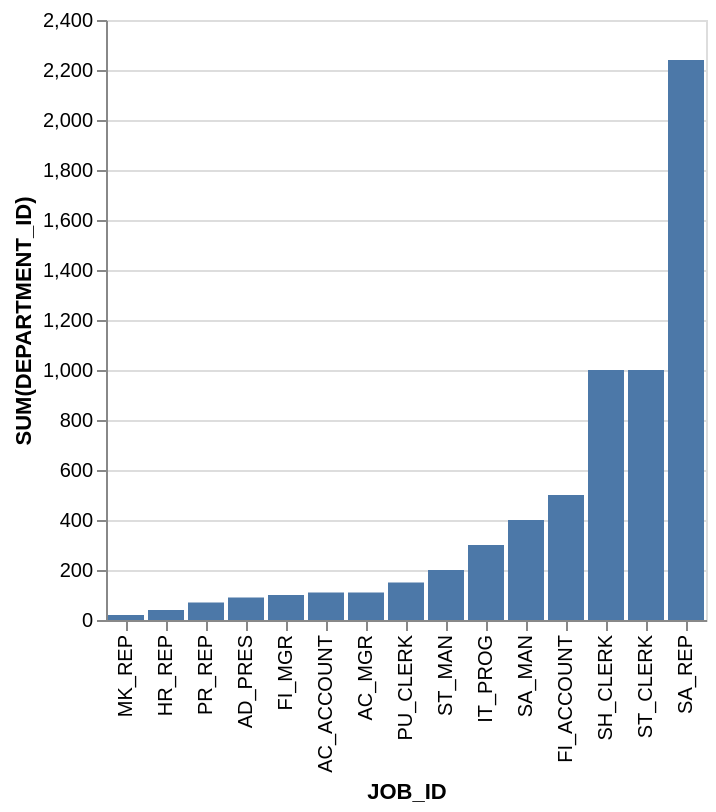

Specify this chart in Vega-Lite:
### Vega-Lite specification from a JSON file in a GitHub repository (floating-point values rounded to 4 significant figures)
{"data": {"values": [{"x_data": "MK_REP", "y_data": 20}, {"x_data": "HR_REP", "y_data": 40}, {"x_data": "PR_REP", "y_data": 70}, {"x_data": "AD_PRES", "y_data": 90}, {"x_data": "FI_MGR", "y_data": 100}, {"x_data": "AC_ACCOUNT", "y_data": 110}, {"x_data": "AC_MGR", "y_data": 110}, {"x_data": "PU_CLERK", "y_data": 150}, {"x_data": "ST_MAN", "y_data": 200}, {"x_data": "IT_PROG", "y_data": 300}, {"x_data": "SA_MAN", "y_data": 400}, {"x_data": "FI_ACCOUNT", "y_data": 500}, {"x_data": "SH_CLERK", "y_data": 1000}, {"x_data": "ST_CLERK", "y_data": 1000}, {"x_data": "SA_REP", "y_data": 2240}]}, "mark": "bar", "encoding": {"x": {"field": "x_data", "type": "nominal", "title": "JOB_ID", "sort": {"op": "sum", "field": "y_data", "order": "ascending"}}, "y": {"field": "y_data", "type": "quantitative", "title": "SUM(DEPARTMENT_ID)"}}}
